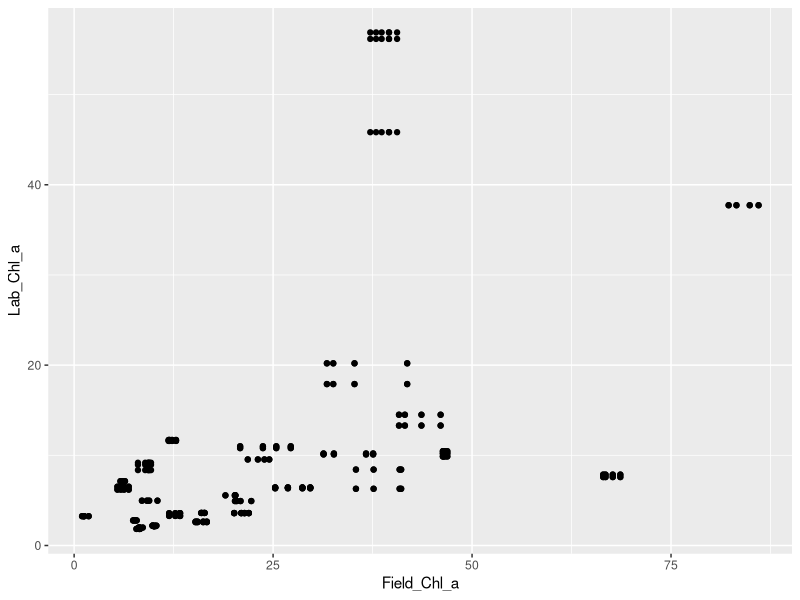
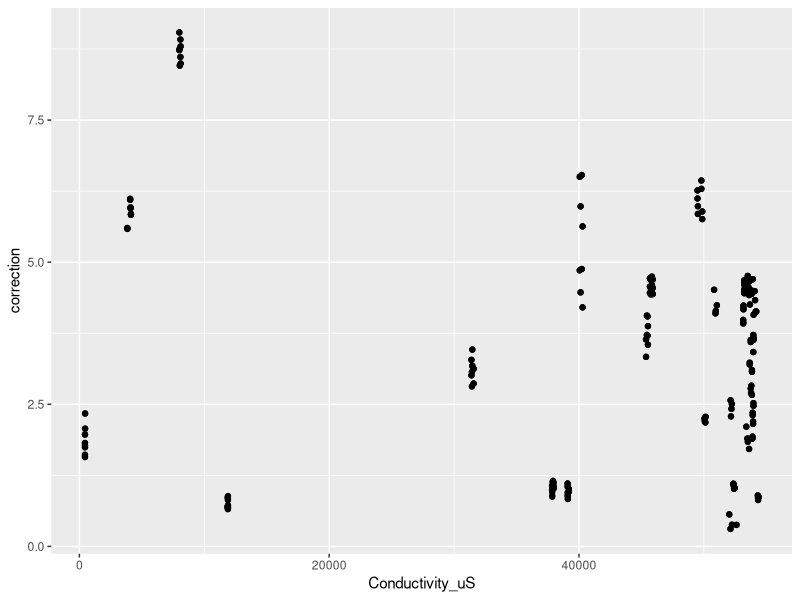
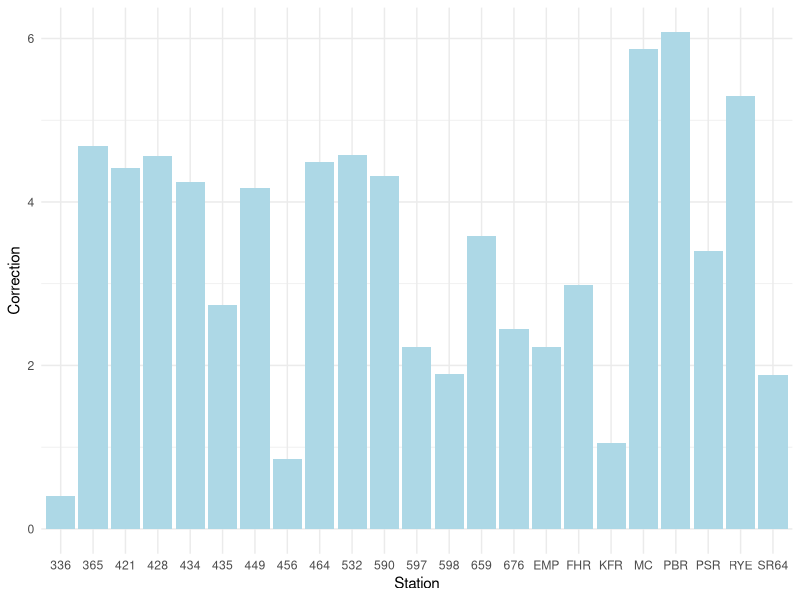
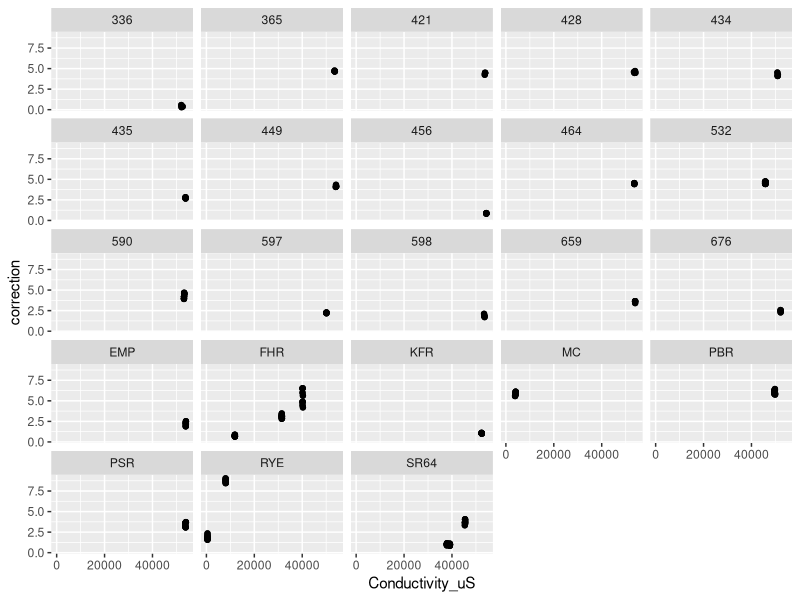

Recreate these plots in R, in order.
## ---- chunk 1
#| warning: false
#| echo: false

library(tidyverse)
library(knitr)
library(kableExtra)


Observations<- read_csv("Chla-Observations.csv")

kable(Observations)
## ---- chunk 2
#| warning: false
#| echo: false
library(tidyverse)
library(readr)

Observations<- read_csv("Chla-Observations.csv")
ggplot(
  data=Observations,
  mapping=aes(x=Field_Chl_a, y=Lab_Chl_a)
)+
  geom_point()
  

## ---- chunk 3
#| warning: false
#| echo: false
library(tidyverse)
library(readr)

Observations<- read_csv("Chla-Observations.csv")
ggplot(
  data=Observations,
  mapping=aes(x=Conductivity_uS, y=correction)
)+
  geom_point()
  

## ---- chunk 4
#| warning: false
#| echo: false
library(tidyverse)
library(readr)

Observations<- read_csv("Chla-Observations.csv")

ggplot(Observations, aes(x = Station, y = correction)) +
  geom_bar(stat = "summary", fun = "mean", fill = "lightblue") +
  labs(x = "Station", y = "Correction") +
  theme_minimal()

  

## ---- chunk 5
#| warning: false
#| echo: false

library(ggplot2)
Observations<- read.csv("Chla-Observations.csv")
ggplot(Observations, aes(x =Conductivity_uS, y = correction)) +
  geom_point() +
  facet_wrap(~ Station)
